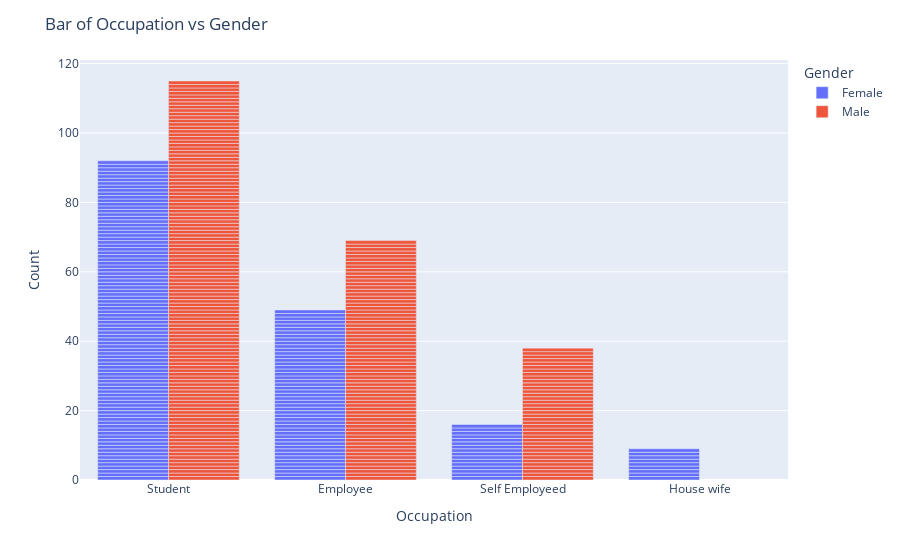

Source (notebook cell):
### Code cell
bilable_dist_plot("Occupation", "Gender", "bar") # Distribution of Occupation vs Gender using a bar chart

### Figure 1 — Plotly figure (JSON) as saved in the notebook; plotly's stock layout.template omitted (floating-point values rounded to 4 significant figures; data arrays with more than 128 entries replaced by an {"elided": "..."} marker saying what was removed)
{"data": [{"alignmentgroup": "True", "hovertemplate": "Gender=Female<br>Occupation=%{x}<br>count=%{y}<extra></extra>", "legendgroup": "Female", "marker": {"color": "#636efa", "pattern": {"shape": ""}}, "name": "Female", "offsetgroup": "Female", "orientation": "v", "showlegend": true, "textposition": "auto", "type": "bar", "x": {"elided": "166 str values"}, "xaxis": "x", "y": {"elided": "166 int values"}, "yaxis": "y"}, {"alignmentgroup": "True", "hovertemplate": "Gender=Male<br>Occupation=%{x}<br>count=%{y}<extra></extra>", "legendgroup": "Male", "marker": {"color": "#EF553B", "pattern": {"shape": ""}}, "name": "Male", "offsetgroup": "Male", "orientation": "v", "showlegend": true, "textposition": "auto", "type": "bar", "x": {"elided": "222 str values"}, "xaxis": "x", "y": {"elided": "222 int values"}, "yaxis": "y"}], "layout": {"barmode": "group", "legend": {"title": {"text": "Gender"}, "tracegroupgap": 0}, "margin": {"t": 60}, "title": {"text": "Bar of Occupation vs Gender"}, "xaxis": {"anchor": "y", "domain": [0, 1], "title": {"text": "Occupation"}}, "yaxis": {"anchor": "x", "domain": [0, 1], "title": {"text": "Count"}}}}
